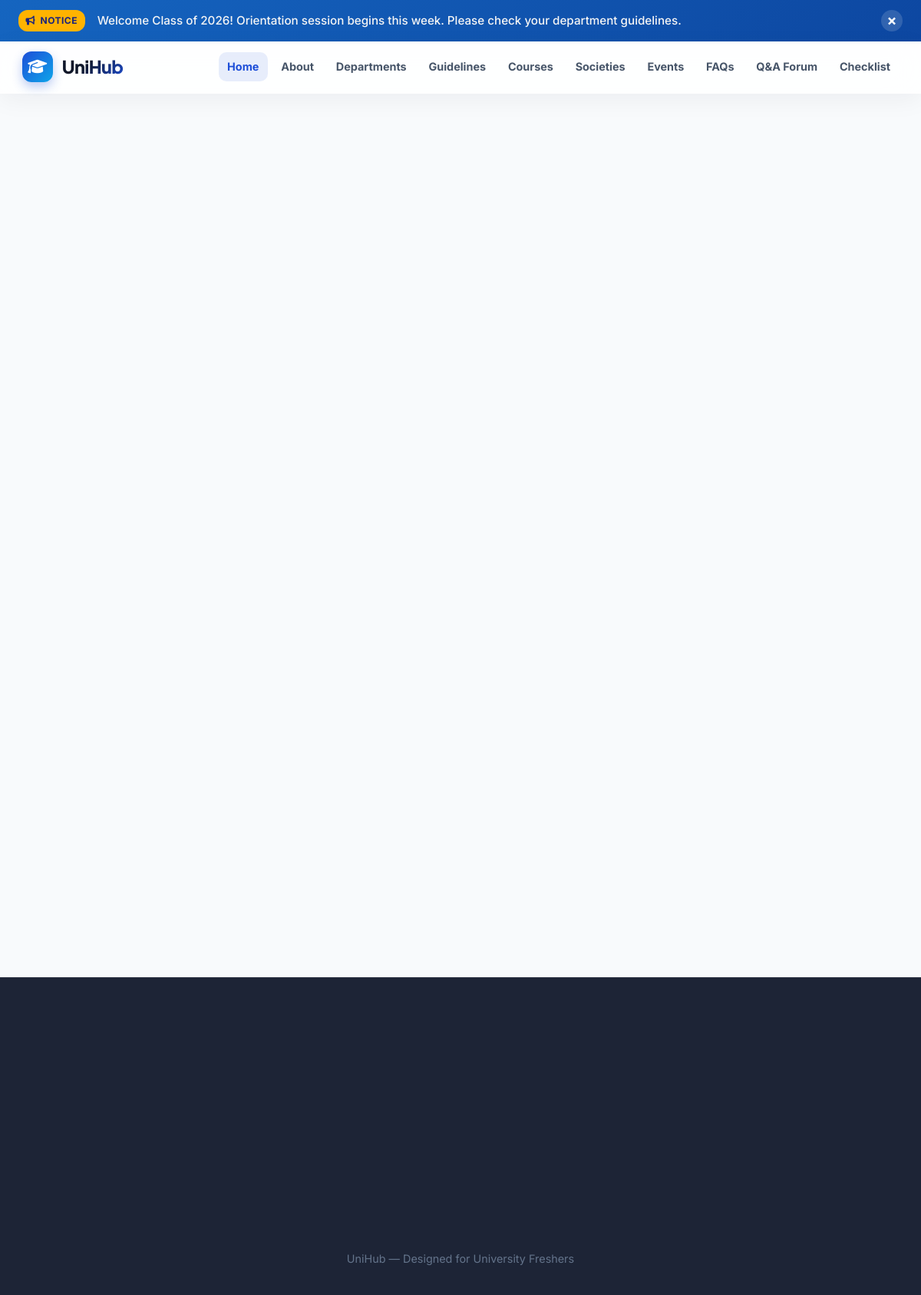
The page / on the database its author committed.
### home/models.py (models this page shows, shortened)
class Home(models.Model):
    page_title = models.CharField(max_length=255, default="UniHub - Freshman Student Portal", null=True, blank=True)
    nav_logo = models.CharField(max_length=255, default="", null=True, blank=True)
    nav_heading = models.CharField(max_length=255, default="UniHub", null=True, blank=True)
    nav_home = models.CharField(max_length=100, default="Home", null=True, blank=True)
    nav_about = models.CharField(max_length=100, default="About", null=True, blank=True)
    nav_departments = models.CharField(max_length=100, default="Departments", null=True, blank=True)
    nav_guidelines = models.CharField(max_length=100, default="Guidelines", null=True, blank=True)
    nav_courses = models.CharField(max_length=100, default="Courses", null=True, blank=True)
    nav_societies = models.CharField(max_length=100, default="Societies", null=True, blank=True)
    nav_events = models.CharField(max_length=100, default="Events", null=True, blank=True)
    nav_faqs = models.CharField(max_length=100, default="FAQs", null=True, blank=True)
    nav_qa = models.CharField(max_length=100, default="Q&A Forum", null=True, blank=True)
    nav_checklist = models.CharField(max_length=100, default="Checklist", null=True, blank=True)
    nav_button_text = models.CharField(max_length=100, default="Join UniHub", null=True, blank=True)
    nav_button_url = models.CharField(max_length=255, default="#", null=True, blank=True)
    desc_heading = models.CharField(max_length=255, default="Welcome to UniHub", null=True, blank=True)
    description = models.TextField(default="UniHub exists to guide freshers from day one. It replaces the senior you don't have yet — giving you instant access to department locations, faculty rooms, academic guidelines, deadlines, courses, societies, and a moderated Q&A forum.", null=True, blank=True)
    hero_image = models.CharField(max_length=255, default="", null=True, blank=True)
    hero_video_url = models.CharField(max_length=255, default="", null=True, blank=True)
    hero_button_text = models.CharField(max_length=100, default="Explore Campus", null=True, blank=True)
    hero_button_url = models.CharField(max_length=255, default="#features", null=True, blank=True)
    secondary_button_text = models.CharField(max_length=100, default="Browse FAQs", null=True, blank=True)
    secondary_button_url = models.CharField(max_length=255, default="#faqs", null=True, blank=True)
    announcement = models.TextField(default="Welcome Class of 2026! Orientation session begins this week. Please check your department guidelines.", null=True, blank=True)
    show_announcement = models.BooleanField(default=True, null=True, blank=True)
    features_heading = models.CharField(max_length=255, default="Features & Services", null=True, blank=True)
    features_description = models.TextField(default="Discover all tools tailored to make your university transition smooth and stress-free.", null=True, blank=True)
    feature1_title = models.CharField(max_length=255, default="Campus Locations", null=True, blank=True)
    feature1_desc = models.TextField(default="Easily locate departments, faculty offices, and classroom floors.", null=True, blank=True)
    feature2_title = models.CharField(max_length=255, default="Guidelines & Rules", null=True, blank=True)
    feature2_desc = models.TextField(default="Read department-specific regulations, exam policies, and guidelines.", null=True, blank=True)
    feature3_title = models.CharField(max_length=255, default="Community Q&A", null=True, blank=True)
    feature3_desc = models.TextField(default="Ask questions and receive reliable answers moderated by faculty.", null=True, blank=True)
    feature4_title = models.CharField(max_length=255, default="Fresher Checklist", null=True, blank=True)
    feature4_desc = models.TextField(default="Follow your personal checklist to complete all essential tasks on time.", null=True, blank=True)
    event_heading = models.CharField(max_length=255, default="Societies & Events", null=True, blank=True)
    event_description = models.TextField(default="Connect with student societies, explore workshops, and participate in campus activities.", null=True, blank=True)
    event_button_text = models.CharField(max_length=100, default="View All Events", null=True, blank=True)
    faq_heading = models.CharField(max_length=255, default="Frequently Asked Questions", null=True, blank=True)
    faq_description = models.TextField(default="Got questions? Find immediate answers to what freshers ask the most.", null=True, blank=True)
    subscribe_heading = models.CharField(max_length=255, default="Stay Connected With UniHub", null=True, blank=True)
    subscribe_subheading = models.CharField(max_length=255, default="Get alerts for upcoming deadlines, society events, and important university notices.", null=True, blank=True)
    subscribe_button = models.CharField(max_length=100, default="Subscribe Now", null=True, blank=True)
    footer_text = models.CharField(max_length=255, default="UniHub — Designed for University Freshers", null=True, blank=True)
    footer_description = models.TextField(default="A student software engineering initiative built to help every fresher navigate campus life with clarity and confidence.", null=True, blank=True)
    class Meta:
        verbose_name = "Home Page Content"
        verbose_name_plural = "Home Page Content"

### home/views.py (the view)
# urls.py: path('', views.home_view, name='home'),
def home_view(request):
    home_obj = Home.objects.first()
    if not home_obj:
        home_obj = Home.objects.create()
    events = Event.objects.select_related('society', 'location').all()
    societies = Society.objects.all()
    announcements = Announcement.objects.select_related('author', 'department').all().order_by('-published_at')
    faqs = FAQ.objects.select_related('category').all()
    departments = Department.objects.all()
    guidelines = Guideline.objects.select_related('category', 'department').all()
    deadlines = Deadline.objects.select_related('category', 'department').all().order_by('due_date')
    context = {
        'home': home_obj,
        'events': events,
        'events_count': events.count(),
        'societies': societies,
        'societies_count': societies.count(),
        'announcements': announcements,
        'announcements_count': announcements.count(),
        'faqs': faqs,
        'faqs_count': faqs.count(),
        'departments': departments,
        'departments_count': departments.count(),
        'guidelines': guidelines,
        'guidelines_count': guidelines.count(),
        'deadlines': deadlines,
        'deadlines_count': deadlines.count(),
    }
    return render(request, 'index.html', context)

### templates/index.html (shortened to what this page needs)
{% load static %}
<!DOCTYPE html>
<html lang="en">
<head>
    <link rel="stylesheet" href="https://cdnjs.cloudflare.com/ajax/libs/font-awesome/6.6.0/css/all.min.css" />
    <link rel="stylesheet" href="https://cdn.jsdelivr.net/npm/swiper@12/swiper-bundle.min.css">
    <link rel="stylesheet" href="{% static 'style/navbar.css' %}">
    <link rel="stylesheet" href="{% static 'style/announcement.css' %}">
    <link rel="stylesheet" href="{% static 'style/style.css' %}">
</head>
<body>
    <canvas id="webgl-3d-bg"></canvas>
    {% if home.show_announcement and home.announcement %}
    <div class="announcement">
        <div class="inner-announcement">
            <div class="announcement-content">
                <span class="announcement-badge"><i class="fa-solid fa-bullhorn"></i> Notice</span>
                <p class="announcement-text">{{ home.announcement }}</p>
            </div>
            <div class="cross" id="cross" title="Dismiss notice">&times;</div>
        </div>
    </div>
    {% endif %}
    {% include 'navbar.html' %}
    <main class="body-container">
        <section class="hero-section" id="about">
        </section>
    </main>
    <footer class="footer">
        <div class="footer-container">
            <div class="footer-bottom">
                <p>{{ home.footer_text|default:"UniHub — Designed for University Freshers." }}</p>
            </div>
        </div>
    </footer>
</body>
</html>

### templates/navbar.html (shortened to what this page needs)
{% load static %}
<header class="header">
    <nav class="nav-container">
        <div class="nav-brand">
            <a href="/" class="brand-link">
                {% if home.nav_logo %}
                    <img src="{{ home.nav_logo }}" loading="lazy" alt="Logo" class="nav-logo">
                {% else %}
                    <span class="nav-logo-icon"><i class="fa-solid fa-graduation-cap"></i></span>
                {% endif %}
                <h3 class="nav-title">{{ home.nav_heading|default:"UniHub" }}</h3>
            </a>
        </div>
        <div class="nav-menu" id="nav-menu">
            <a id="nav-home" href="/" class="nav-link"><strong>{{ home.nav_home|default:"Home" }}</strong></a>
            <a id="nav-about" href="#about" class="nav-link"><strong>{{ home.nav_about|default:"About" }}</strong></a>
            <a id="nav-departments" href="#departments" class="nav-link"><strong>{{ home.nav_departments|default:"Departments" }}</strong></a>
            <a id="nav-guidelines" href="#guidelines" class="nav-link"><strong>{{ home.nav_guidelines|default:"Guidelines" }}</strong></a>
            <a id="nav-courses" href="#courses" class="nav-link"><strong>{{ home.nav_courses|default:"Courses" }}</strong></a>
            <a id="nav-societies" href="#societies" class="nav-link"><strong>{{ home.nav_societies|default:"Societies" }}</strong></a>
            <a id="nav-events" href="#events" class="nav-link"><strong>{{ home.nav_events|default:"Events" }}</strong></a>
            <a id="nav-faqs" href="#faqs" class="nav-link"><strong>{{ home.nav_faqs|default:"FAQs" }}</strong></a>
            <a id="nav-qa" href="#qa" class="nav-link"><strong>{{ home.nav_qa|default:"Q&A Forum" }}</strong></a>
            <a id="nav-checklist" href="#checklist" class="nav-link"><strong>{{ home.nav_checklist|default:"Checklist" }}</strong></a>
        </div>
    </nav>
</header>

### static/style/navbar.css (style rules this page uses)
.header { position: sticky; top: 0; left: 0; width: 100%; background: rgba(255, 255, 255, 0.85); backdrop-filter: blur(20px) saturate(180%); -webkit-backdrop-filter: blur(20px) saturate(180%); border-bottom: 1px solid rgba(255, 255, 255, 0.6); box-shadow: 0 8px 32px rgba(15, 23, 42, 0.05); z-index: 1000; transition: all 0.35s cubic-bezier(0.2, 0, 0.2, 1); }
.nav-container { max-width: 1320px; margin: 0 auto; padding: 0.85rem 1.8rem; display: flex; align-items: center; justify-content: space-between; gap: 1rem; box-sizing: border-box; }
.nav-brand .brand-link { display: flex; align-items: center; gap: 0.75rem; text-decoration: none; color: #0f172a; flex-shrink: 0; }
.nav-logo-icon { width: 40px; height: 40px; border-radius: 12px; background: linear-gradient(135deg, #1d4ed8, #0ea5e9); color: #ffffff; display: flex; align-items: center; justify-content: center; font-size: 1.25rem; box-shadow: 0 6px 14px rgba(29, 78, 216, 0.3); }
.nav-title { font-family: 'Plus Jakarta Sans', sans-serif; font-size: 1.45rem; font-weight: 800; margin: 0; letter-spacing: -0.6px; background: linear-gradient(135deg, #0f172a 40%, #1d4ed8 100%); -webkit-background-clip: text; -webkit-text-fill-color: transparent; }
.nav-menu { display: flex; align-items: center; gap: 0.4rem; flex-wrap: wrap; justify-content: flex-end; }
.nav-link { text-decoration: none; color: #475569; font-size: 0.9rem; font-weight: 600; padding: 0.45rem 0.7rem; border-radius: 10px; transition: all 0.2s cubic-bezier(0.2, 0, 0.2, 1); white-space: nowrap; }
.nav-link.active { color: #1d4ed8; background: rgba(29, 78, 216, 0.1); }

### static/style/announcement.css (style rules this page uses)
.announcement { background: linear-gradient(135deg, #1565c0, #0d47a1); color: #ffffff; padding: 0.8rem 1.5rem; position: relative; box-shadow: 0 2px 8px rgba(0, 0, 0, 0.15); transition: opacity 0.3s ease, max-height 0.3s ease; overflow: hidden; }
.inner-announcement { max-width: 1200px; margin: 0 auto; display: flex; align-items: center; justify-content: space-between; gap: 1.5rem; position: relative; }
.announcement-content { display: flex; align-items: center; gap: 1rem; flex: 1; }
.announcement-badge { background: #ffb300; color: #1a237e; font-weight: 700; font-size: 0.75rem; padding: 0.25rem 0.6rem; border-radius: 12px; text-transform: uppercase; letter-spacing: 0.5px; display: inline-flex; align-items: center; gap: 0.4rem; white-space: nowrap; }
.announcement-text { margin: 0; font-size: 0.95rem; font-weight: 500; line-height: 1.4; color: #f5f5f5; }
.cross { cursor: pointer; font-size: 1.2rem; font-weight: bold; color: #ffffff; background: rgba(255, 255, 255, 0.15); border-radius: 50%; width: 28px; height: 28px; display: flex; align-items: center; justify-content: center; transition: background 0.2s ease, transform 0.2s ease; user-select: none; flex-shrink: 0; }

### static/style/style.css (style rules this page uses)
:root { --primary: #1d4ed8; --primary-dark: #0f172a; --primary-light: #eff6ff; --accent: #0ea5e9; --accent-gold: #f59e0b; --text-primary: #0f172a; --text-secondary: #475569; --text-muted: #64748b; --glass-bg: rgba(255, 255, 255, 0.85); --glass-border: rgba(255, 255, 255, 0.7); --glass-shadow: 0 20px 45px -10px rgba(15, 23, 42, 0.1), 0 10px 20px -5px rgba(15, 23, 42, 0.04); --glass-shadow-hover: 0 30px 60px -15px rgba(29, 78, 216, 0.2), 0 15px 25px -8px rgba(15, 23, 42, 0.08); --radius-sm: 12px; --radius-md: 18px; --radius-lg: 26px; --font-heading: 'Plus Jakarta Sans', system-ui, -apple-system, sans-serif; --font-body: 'Inter', system-ui, -apple-system, sans-serif; }
* { box-sizing: border-box; margin: 0; padding: 0; }
body { font-family: var(--font-body); color: var(--text-primary); background: #f8fafc; line-height: 1.65; overflow-x: hidden; position: relative; min-height: 100vh; }
#webgl-3d-bg { position: fixed; top: 0; left: 0; width: 100vw; height: 100vh; z-index: -1; pointer-events: none; display: block; }
.body-container { max-width: 1320px; margin: 0 auto; padding: 0 2rem; position: relative; z-index: 1; }
.hero-section { display: grid; grid-template-columns: 1.15fr 0.85fr; gap: 3.5rem; align-items: center; padding: 5rem 0 4rem; perspective: 1200px; }
.footer { background: rgba(15, 23, 42, 0.94); backdrop-filter: blur(20px); -webkit-backdrop-filter: blur(20px); color: #94a3b8; padding: 4.5rem 0 2.2rem; margin-top: 4rem; border-top: 1px solid rgba(255, 255, 255, 0.08); position: relative; z-index: 2; }
.footer-container { max-width: 1320px; margin: 0 auto; padding: 0 2rem; }
.footer-bottom { text-align: center; padding-top: 2rem; font-size: 0.9rem; color: #64748b; }

### rows shown on the page
Home: announcement "Welcome Class of 2026! Orientation session begins this week. Please check your department guidelines.", nav_heading "UniHub", nav_home "Home", nav_about "About", nav_departments "Departments", nav_guidelines "Guidelines", nav_courses "Courses", nav_societies "Societies", nav_events "Events", nav_faqs "FAQs", nav_qa "Q&A Forum", nav_checklist "Checklist", footer_text "UniHub — Designed for University Freshers"
